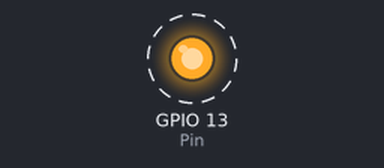
A program run on a simulated Raspberry Pi (BCM pin numbers). Parts: output pins drawn as LEDs (lit = HIGH). Dashed ring = blinking. What the program prints to the terminal is not drawn.

Above: at 0.5 s.
Timing chart, 0 to 4.6 s (numbered marks = the images above):
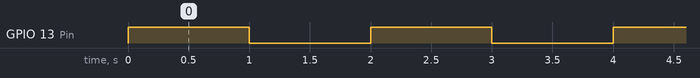

The program:

05_relay.py
```python
#!/usr/bin/env python
import RPi.GPIO as GPIO
import time

# Configure pin numbers et al
Pin = 13

def setup():
    GPIO.setmode(GPIO.BCM)
    # Configure pin IN or OUT
    GPIO.setup(Pin, GPIO.OUT)
    GPIO.output(Pin, GPIO.HIGH)

def loop():
    while True:
        # do something
        time.sleep(1)
        print('relay on')
        GPIO.output(Pin, GPIO.LOW)
        time.sleep(1)
        print('relay off')
        GPIO.output(Pin, GPIO.HIGH)

def cleanup():
    print("clean exit")
    GPIO.output(Pin, GPIO.HIGH)
    GPIO.cleanup()

if __name__ == '__main__':
    setup()
    try:
        loop()
    except KeyboardInterrupt:
        cleanup()
```

Measured:
- by itself, GPIO 13 (Pin): alternates HIGH for 1.0 s and LOW for 1.0 s
